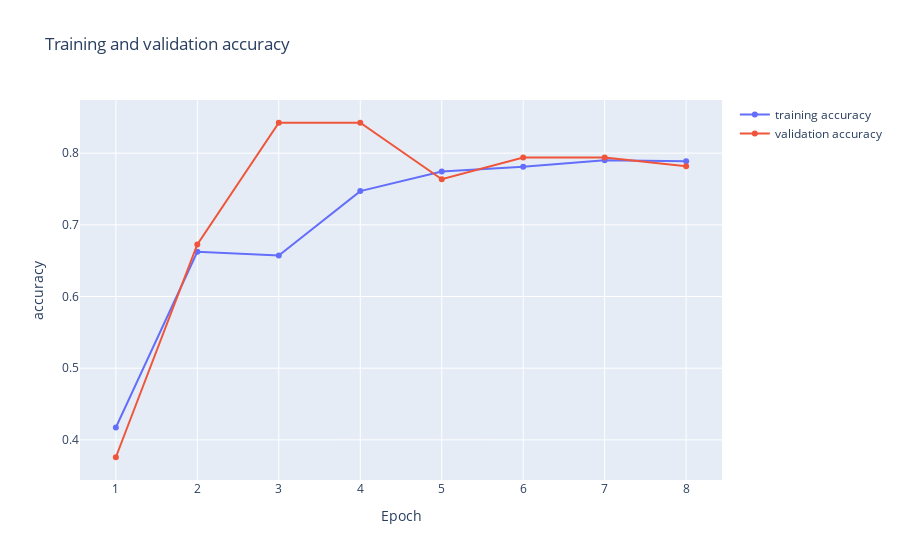
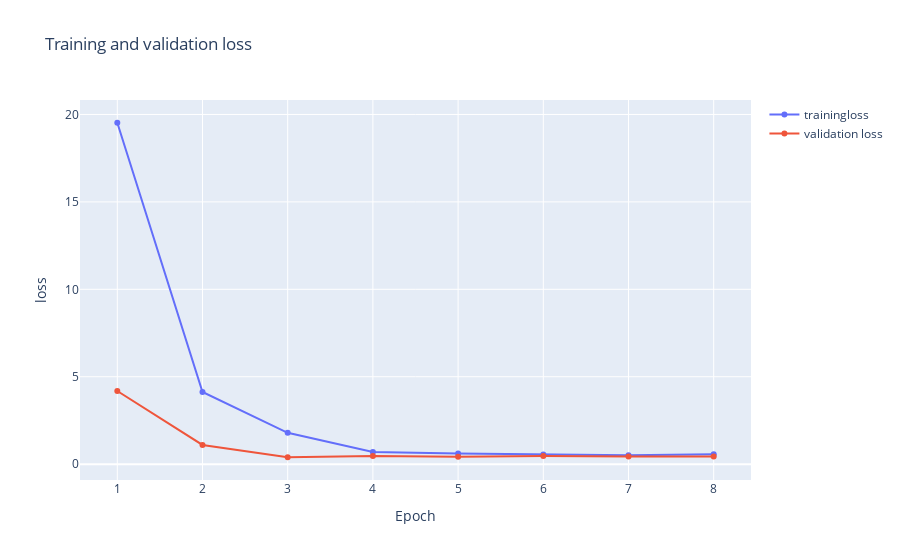

Notebook source saved alongside these figures, in order:
### Code cell
history_plot(epochs, history)

### Figure 1 — Plotly figure (JSON) as saved in the notebook; plotly's stock layout.template omitted (floating-point values rounded to 4 significant figures)
{"data": [{"name": "training accuracy", "type": "scatter", "x": [1, 2, 3, 4, 5, 6, 7, 8, 9, 10, 11, 12, 13, 14, 15, 16, 17, 18, 19, 20, 21, 22, 23, 24, 25, 26, 27, 28, 29, 30, 31, 32, 33, 34, 35, 36, 37, 38, 39, 40, 41, 42, 43, 44, 45, 46, 47, 48, 49, 50], "y": [0.4172, 0.6623, 0.6571, 0.7471, 0.7744, 0.781, 0.7901, 0.7888]}, {"name": "validation accuracy", "type": "scatter", "x": [1, 2, 3, 4, 5, 6, 7, 8, 9, 10, 11, 12, 13, 14, 15, 16, 17, 18, 19, 20, 21, 22, 23, 24, 25, 26, 27, 28, 29, 30, 31, 32, 33, 34, 35, 36, 37, 38, 39, 40, 41, 42, 43, 44, 45, 46, 47, 48, 49, 50], "y": [0.3758, 0.6727, 0.8424, 0.8424, 0.7636, 0.7939, 0.7939, 0.7818]}], "layout": {"title": {"text": "Training and validation accuracy"}, "xaxis": {"anchor": "y", "domain": [0, 1], "title": {"text": "Epoch"}}, "yaxis": {"anchor": "x", "domain": [0, 1], "title": {"text": "accuracy"}}}}

### Figure 2 — Plotly figure (JSON) as saved in the notebook; plotly's stock layout.template omitted (floating-point values rounded to 4 significant figures)
{"data": [{"name": "trainingloss", "type": "scatter", "x": [1, 2, 3, 4, 5, 6, 7, 8, 9, 10, 11, 12, 13, 14, 15, 16, 17, 18, 19, 20, 21, 22, 23, 24, 25, 26, 27, 28, 29, 30, 31, 32, 33, 34, 35, 36, 37, 38, 39, 40, 41, 42, 43, 44, 45, 46, 47, 48, 49, 50], "y": [19.53, 4.13, 1.792, 0.697, 0.6041, 0.5552, 0.5129, 0.5601]}, {"name": "validation loss", "type": "scatter", "x": [1, 2, 3, 4, 5, 6, 7, 8, 9, 10, 11, 12, 13, 14, 15, 16, 17, 18, 19, 20, 21, 22, 23, 24, 25, 26, 27, 28, 29, 30, 31, 32, 33, 34, 35, 36, 37, 38, 39, 40, 41, 42, 43, 44, 45, 46, 47, 48, 49, 50], "y": [4.185, 1.098, 0.395, 0.4672, 0.4215, 0.4649, 0.4372, 0.4357]}], "layout": {"title": {"text": "Training and validation loss"}, "xaxis": {"anchor": "y", "domain": [0, 1], "title": {"text": "Epoch"}}, "yaxis": {"anchor": "x", "domain": [0, 1], "title": {"text": "loss"}}}}
